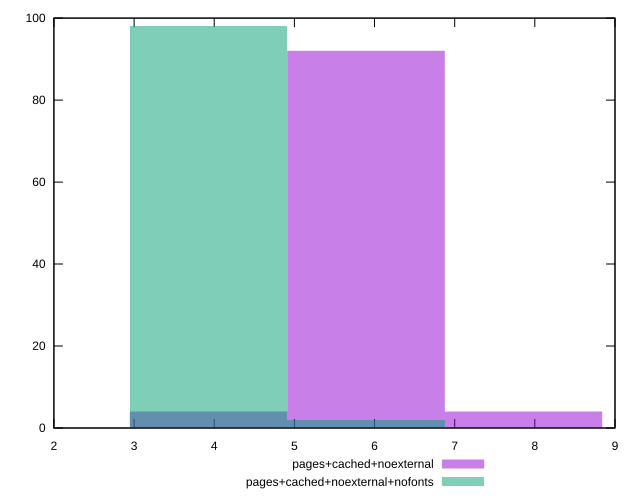

Reproduce this figure in gnuplot.
reset
set terminal svg size 640, 500 enhanced background rgb 'white'
set output "reprap/network-server-latency/comparison/histogram/5_vs_6.svg"

$pagesCachedNoexternal <<EOF
7.7491420191480005 4
5.811856514361001 92
3.8745710095740002 4
EOF

$pagesCachedNoexternalNofonts <<EOF
5.811856514361001 4
3.8745710095740002 96
EOF

set key outside below
set boxwidth 1.9372855047870001
set yrange [0:100]
set style fill transparent solid 0.5 noborder

plot \
  $pagesCachedNoexternal title "pages+cached+noexternal" with boxes, \
  $pagesCachedNoexternalNofonts title "pages+cached+noexternal+nofonts" with boxes, \


reset
